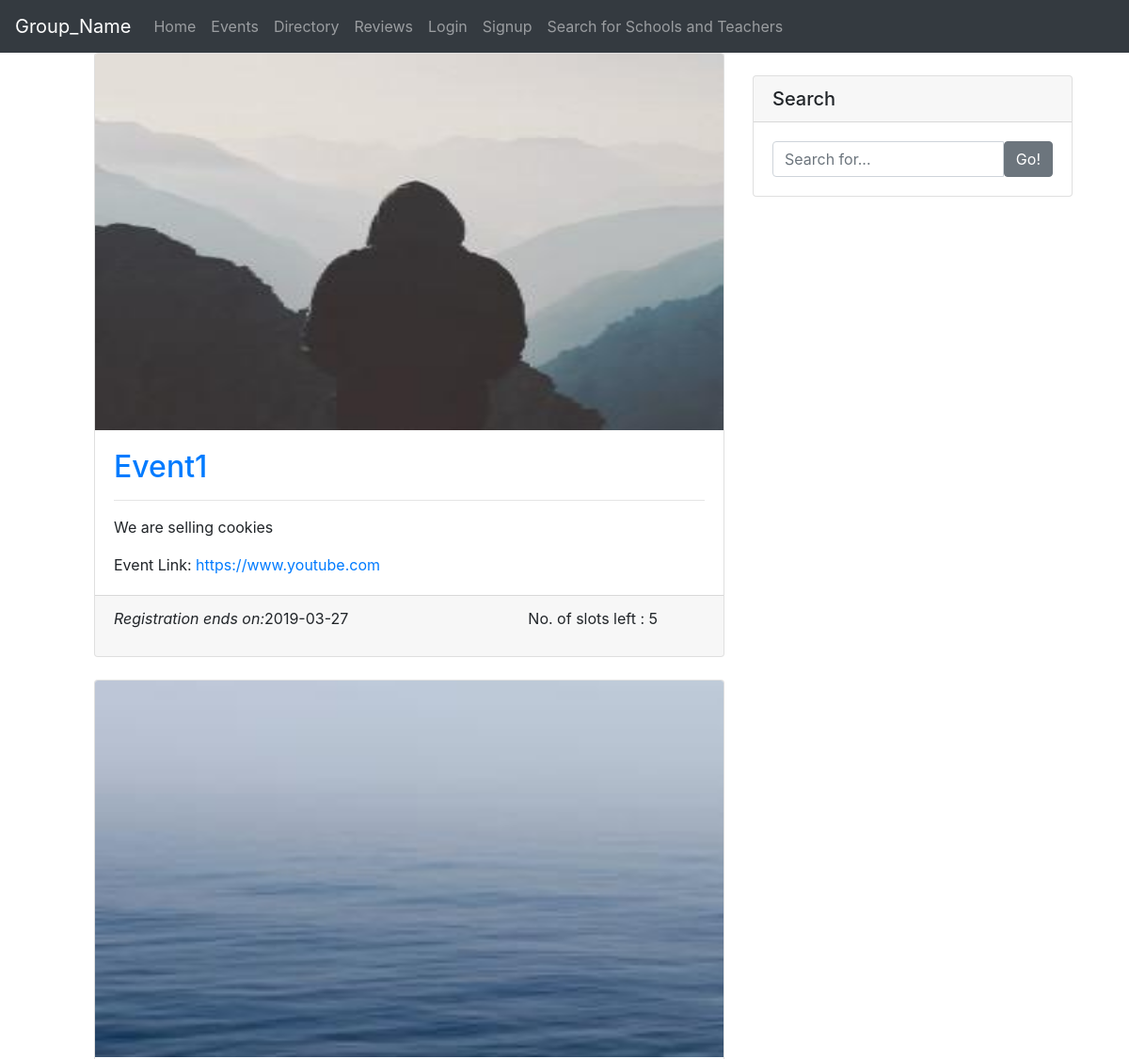
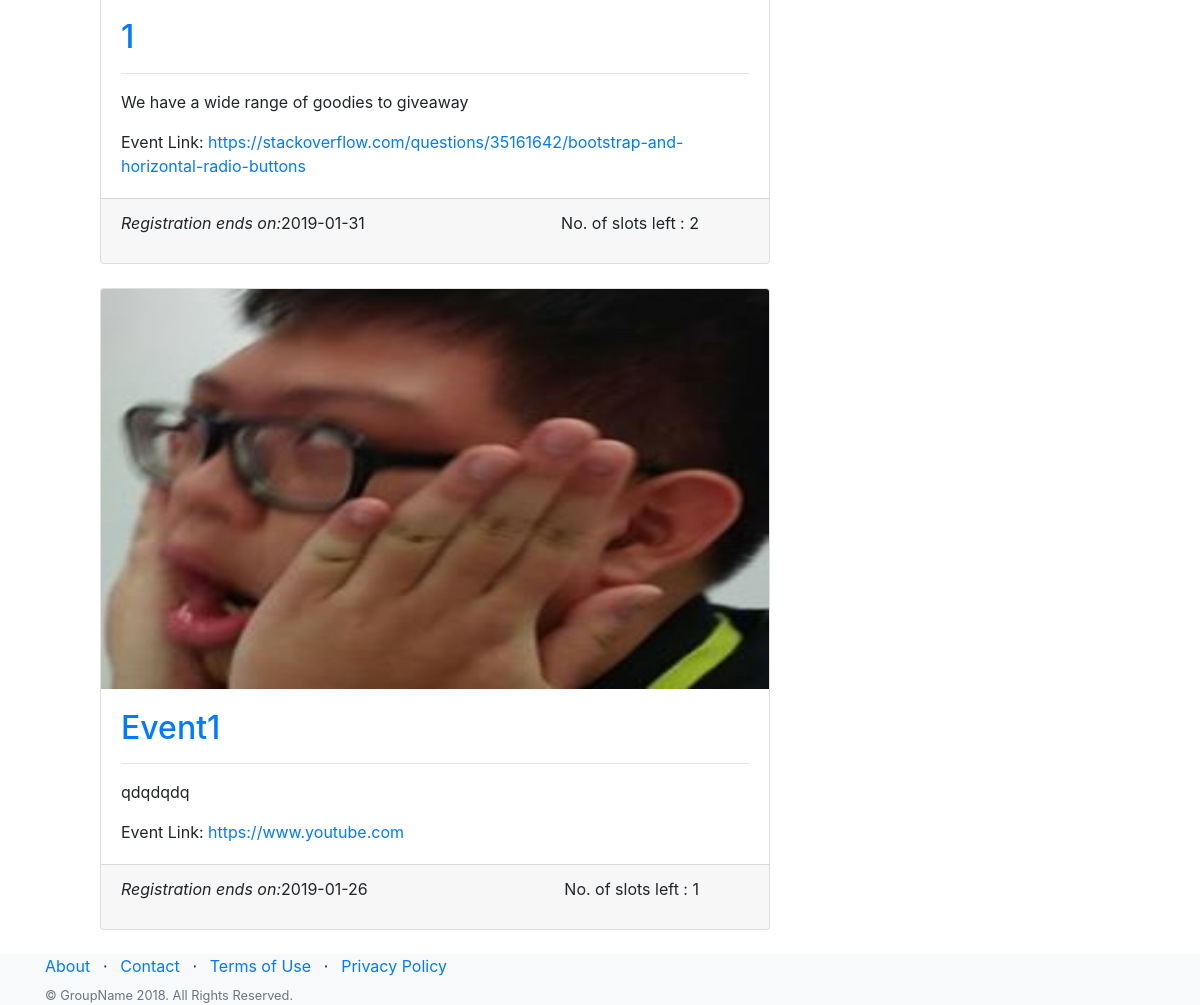
The app's page /events with its own data (2 pictures, top to bottom).
### app.py (models this page shows, shortened)
class EventsDB(db.Model):
    __searchable__ = ['data', 'title']
    __tablename__ = 'Events'
    id = db.Column('id', db.Integer, primary_key=True, autoincrement=True)
    title = db.Column('title', db.String(), nullable=False)
    link = db.Column('link', db.String(), nullable=False)
    participants = db.Column('participants', db.String(), nullable=False)
    date = db.Column('date', db.String(), nullable=False)
    data = db.Column('data', db.String(), nullable=False)
    image_file = db.Column(db.String(20), nullable=False, default="Dom.jpeg")

### app.py (the view, shortened to what this page needs)
@app.route('/events', methods=("GET","POST"))
def events():
    log=1
    search=None
    events = EventsDB.query.all()
    form = Eventsearch(request.form)
    return render_template('events.html', events=events, title='Events', form=form,search=search)

### app.py
class Eventsearch(FlaskForm):
    name = HiddenField(validators=[InputRequired('No Search')], id="input")

### templates/events.html (shortened to what this page needs)
{% if current_user.is_authenticated %}
{% extends 'layoutstudent.html' %}
{% else %}
{% extends 'layout.html' %}
{% endif %}
{% block body %}
    <head>
    <link href="static/vendor/bootstrap/css/bootstrap.css" rel="stylesheet">
 <link rel="stylesheet" href="https://stackpath.bootstrapcdn.com/bootstrap/4.1.3/css/bootstrap.min.css">
  </head>
  <body>
    <div class="container">
      <div class="row">
        <div class="col-md-8">
        <ul>
         {% for event in events %}
          <div class="card mb-4">
            <img class="card-img-top" src="/static/img/profile_pics/{{ event.image_file }}" style= "height:400px;">
              <div class="card-body">
                <h2 class="card-title"><a href="{{ url_for('eventpage', eventpage_id=event.id) }}">{{ event.title }}</a> </h2>
                  <hr>
                <p class="card-text">{{ event.data }}</p>
                <p class="card-text"> Event Link: <a href= {{ event.link }} >{{ event.link }}</a></p>
              </div>
              <div class="card-footer">
                  <p style="float: left"><em>Registration ends on:</em>{{ event.date }}</p>
                  <p class="card-text" style="float: right; padding-right: 50px" id="participants">No. of slots left : {{ event.participants }}</p>&emsp;
              </div>
            </div>
         {% endfor %}
        </ul>
        </div>
        <div class="col-md-4">
          <div class="card my-4">
            <h5 class="card-header">Search</h5>
            <div class="card-body">
              <div class="input-group">
                <input type="text" class="form-control" id="searchbar_input" placeholder="Search for...">
                <span class="input-group-btn">
                  <button class="btn btn-secondary" onclick="searchbar()" id="search_enter">Go!</button>
                </span>
              </div>
            </div>
          </div>
        </div>
      </div>
    </div>
  </body>
{% endblock %}

### templates/layout.html (shortened to what this page needs)
<!DOCTYPE html>
<html lang="en">
<head>
    <link rel="stylesheet" href="https://stackpath.bootstrapcdn.com/bootstrap/4.1.3/css/bootstrap.min.css">
    <link rel="stylesheet" href="https://maxcdn.bootstrapcdn.com/bootstrap/4.0.0/css/bootstrap.min.css">
    <link rel="stylesheet" type="text/css" href="{{ url_for('static', filename='main.css') }}">
</head>
<body>
    {% include 'includes/navbar.html' %}
    <div class="container">
        {% block body %}{% endblock %}
    </div>
    {% include 'includes/footer.html' %}
</body>
</html>

### templates/includes/navbar.html (shortened to what this page needs)
<!DOCTYPE html>
<html lang="en">
<head>
    <link rel="stylesheet" href="https://stackpath.bootstrapcdn.com/bootstrap/4.1.3/css/bootstrap.min.css">
</head>
<body>
 <nav class="navbar navbar-expand-md navbar-dark bg-dark ">
      <a class="navbar-brand" href="{{ url_for("homepage") }}">Group_Name</a>
      <div class="collapse navbar-collapse" id="navbarsExampleDefault">
        <ul class="navbar-nav mr-auto">
          <li class="nav-item">
            <a class="nav-link" href="/">Home</a>
          </li>
          <li class="nav-item">
            <a class="nav-link" href="/events">Events</a>
          </li>
          <li class="nav-item">
            <a class="nav-link" href="/directory">Directory</a>
          </li>
          <li class="nav-item">
            <a class="nav-link" href="/review">Reviews</a>
          </li>
            <li>
                <a class="nav-link" href="{{ url_for('login') }}">Login</a>
            </li>
            <li>
                <a class="nav-link" href="{{ url_for('preregister') }}">Signup</a>
            </li>
            <li>
                <a class="nav-link" href="/AdvancedSearch">Search for Schools and Teachers</a>
            </li>
        </ul>
      </div>
    </nav>
</body>
</html>

### templates/includes/footer.html (shortened to what this page needs)
<!DOCTYPE html>
<html lang="en">
<head>
</head>
<body>
    <footer class="footer bg-light">
      <div class="container">
        <div class="row">
          <div class="col-lg-6 h-100 text-center text-lg-left my-auto">
            <ul class="list-inline mb-2">
              <li class="list-inline-item">
                <a href="/about">About</a>
              </li>
              <li class="list-inline-item">&sdot;</li>
              <li class="list-inline-item">
                <a href="#">Contact</a>
              </li>
              <li class="list-inline-item">&sdot;</li>
              <li class="list-inline-item">
                <a href="#">Terms of Use</a>
              </li>
              <li class="list-inline-item">&sdot;</li>
              <li class="list-inline-item">
                <a href="#">Privacy Policy</a>
              </li>
            </ul>
            <p class="text-muted small mb-4 mb-lg-0">&copy; GroupName 2018. All Rights Reserved.</p>
          </div>
          <div class="col-lg-6 h-100 text-center text-lg-right my-auto">
            <ul class="list-inline mb-0">
            </ul>
          </div>
        </div>
      </div>
    </footer>
</body>
</html>

### static/main.css (style rules this page uses)
body { background: #fafafa; color: #000000; margin-top: 5rem; }
h1, h2, h3, h4, h5, h6 { color: #444444; }

### records on screen
EventsDB: image_file (picture), title "Event1", data "We are selling cookies", link "https://www.youtube.com", date "2019-03-27", participants "5"
EventsDB: image_file (picture), title "1", data "We have a wide range of goodies to giveaway", link "https://stackoverflow.com/questions/35161642/bootstrap-and-horizontal-radio-buttons", date "2019-01-31", participants "2"
EventsDB: image_file (picture), title "Event1", data "qdqdqdq", link "https://www.youtube.com", date "2019-01-26", participants "1"
